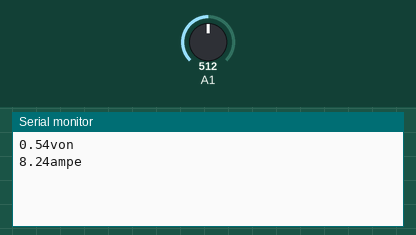
This sketch was run on a simulated Arduino Uno, built with avr-gcc and run on an emulated ATmega328P. Shown: the last lines printed to the serial monitor. The test bench sets the inputs (shaded band); at power-on: A1 = 512.

Above: at 1.2 s.
1.3 s: A1 set to 716
At 2.6 s:
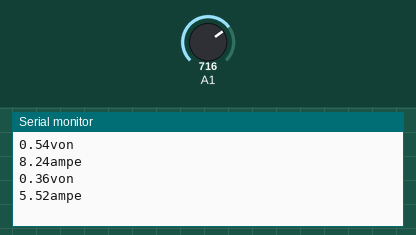
2.8 s: A1 set to 900
At 3.5 s:
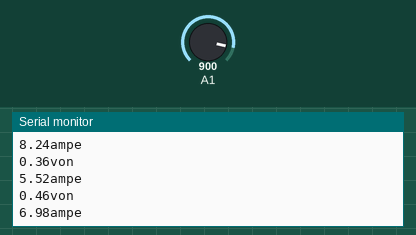
Timing chart, 0 to 5.8 s (numbered marks = the images above; inputs shaded):
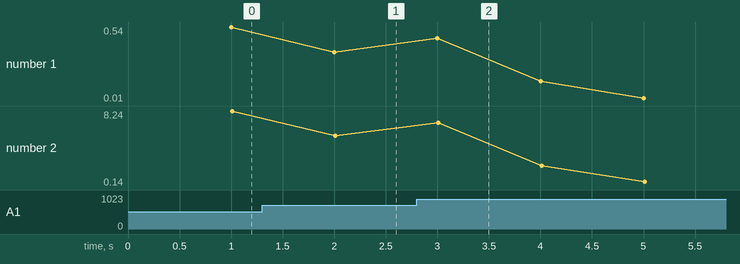

The sketch:

ElectricMeter.ino
```cpp
#include <FilterDerivative.h>
#include <FilterOnePole.h>
#include <Filters.h>
#include <FilterTwoPole.h>
#include <FloatDefine.h>
#include <RunningStatistics.h>


float testFrequency = 60;                     // nhà bạn dùng điện bao nhiêu Hz? Ở VN là 60Hz
float windowLength = 20.0 / testFrequency;   // mỗi tín hiệu thu về cách nhau bao nhiêu thời gian
int sensorValue = 0;
float intercept = -0.1310; //  cẩn sửa trong quá trình hiệu chuẩn
float slope = 0.04099; // cẩn sửa trong quá trình hiệu chuẩn
float current_amps; // giá trị cường độ dòng điện thực sự được đo lường

unsigned long printPeriod = 1000; // bao lâu in kết quả 1 lần (tính theo ms)
// lần cuối in kết quả là thời điển nào (tính theo ms)
unsigned long previousMillis = 0;
RunningStatistics inputStats;                 // tạo đối tượng để đo lường

void setup() {
  Serial.begin(9600);    // bật serial ở mức baudrate 57600
  inputStats.setWindowSecs(windowLength);
}

void loop() {

  sensorValue = analogRead(A1);  //đọc giá trị
  inputStats.input(sensorValue);  // đưa nó vào bộ kiểm tra
  float voltage = inputStats.sigma() * 5 / 1024; // von

  //float voltage = inputStats.sigma() - 2.5; // von, offset voltage is 2.5v

  float amps = voltage * 1000 / 66; //apme

  if ((unsigned long)(millis() - previousMillis) >= printPeriod) {
    previousMillis = millis();   // cập nhập thời điểm cuối in giá trị


    Serial.print(voltage);     Serial.println("von");

    Serial.print(amps);           Serial.println("ampe");

  }

}
```

Measured:
- after the input at 1.3 s, the serial monitor: prints a new line after 0.70 s (image 1)
- after the input at 2.8 s, the serial monitor: prints a new line after 0.20 s (image 2)
- plotted number 1: 0.54 → 0.36 after the input at 1.3 s, 0.36 → 0.01 after the input at 2.8 s
- plotted number 2: 8.24 → 5.52 after the input at 1.3 s, 5.52 → 0.22 after the input at 2.8 s
